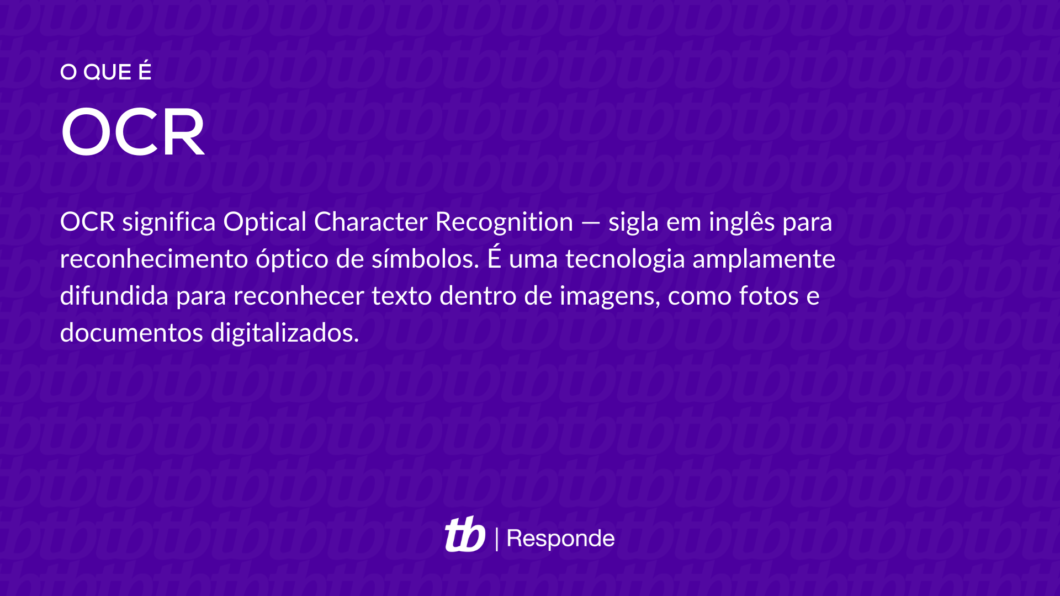
#> input picture img/teste03.png, 1060 x 596 px, found by its file name
$ python thresholding.py
#> lines starting #> are read from the running program, lines starting #| are printed output that depends on the picture; after the words box and inside, x2 and y2 are one past the last pixel; in counts of white or black regions, pixels touching at a corner belong together
### PreProcessing/ocr_module.py
from pathlib import Path
import cv2
import numpy as np


def view_image(img):
    cv2.imshow("sample", img)
    cv2.waitKey(2000)


def filepath(list):
    temp = Path.home()
    for i in list:
        temp = Path(temp, i)
    return str(temp)


def read_image(path):
    return cv2.imread(path)
#> returned value is the input picture: shape (596, 1060, 3); mean B, G, R 162.3, 11.4, 83.2


def gray_escale(img):
    print("Escala de cinza")
    return cv2.cvtColor(img, cv2.COLOR_BGR2GRAY)
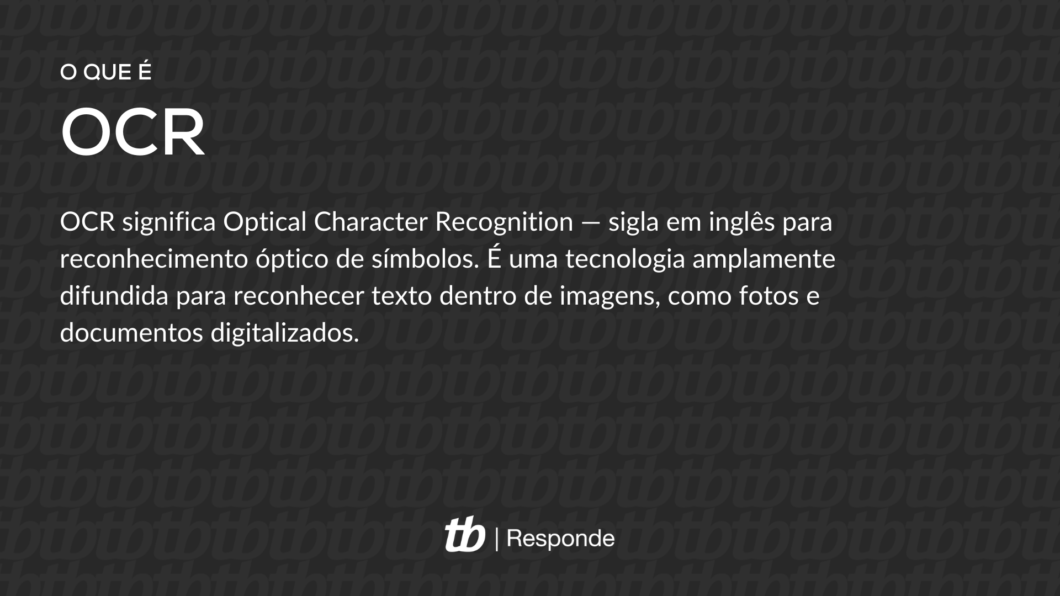
#> returned value: shape (596, 1060); min 40, max 255, mean 49.8


def medium_blur(img):
    return cv2.blur(img, (5, 5))


def gaussian_blur(img):
    return cv2.GaussianBlur(img, (5, 5), 0)


def median_blur(img):
    return cv2.medianBlur(img, 3)


def bilateral_blur(img):
    return cv2.bilateralFilter(img, 15, 55, 45)


def color_invert(img):
    print("Inversão de cores")
    return 255 - img
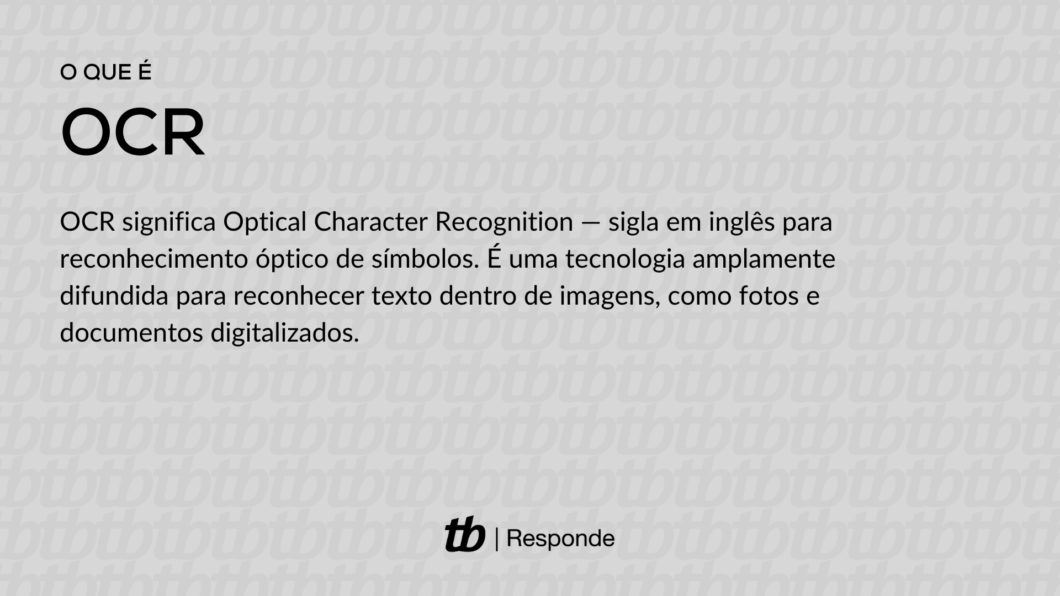
#> returned value: shape (596, 1060); min 0, max 215, mean 205.2


def redimension(img, w, h):
    print("Redimensionamento de imagem")
    return cv2.resize(img, (w, h))


# [12 lines left out: functions min_redimension, max_redimension, not called in this run]


def simple_thresholding(img, thresh):
    print("limiarização simples")
    return cv2.threshold(img, thresh, 255, cv2.THRESH_BINARY)


def otsu_thresholding(img):
    print("limiarização simples com otsu")
    return cv2.threshold(img, 0, 255, cv2.THRESH_BINARY | cv2.THRESH_OTSU)


def adapt_thresholding(img):
    print("limiarização adaptativa")
    return cv2.adaptiveThreshold(
        img, 255, cv2.ADAPTIVE_THRESH_MEAN_C, cv2.THRESH_BINARY, 11, 9
    )


def gauss_thresholding(img):
    print('limiarização adaptativa gaussiana')
    return cv2.adaptiveThreshold(
        img, 255, cv2.ADAPTIVE_THRESH_GAUSSIAN_C, cv2.THRESH_BINARY, 11, 9
    )


def erosao(img):
    print("Erosão")
    return cv2.erode(img, np.ones((2, 2), np.uint8))


def dilatacao(img):
    print("Dilatação")
    return cv2.dilate(img, np.ones((3, 3), np.uint8))

### PreProcessing/thresholding.py
import ocr_module as mod

list = "Projetos-Python", "OCR", "img", "teste03.png"
path_img = mod.filepath(list)
print(path_img)

img = mod.read_image(path_img)
mod.view_image(img)

gray = mod.gray_escale(img)
mod.view_image(gray)

# inversão de cores
invert = mod.color_invert(gray)
mod.view_image(invert)

# limiarização simples
val, thresh = mod.simple_thresholding(invert, 127)
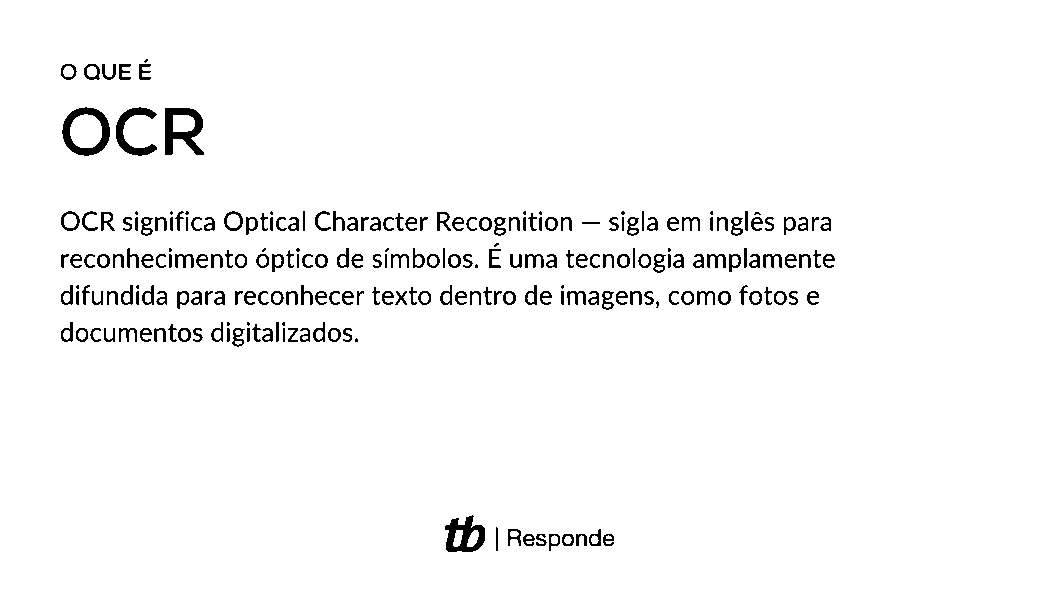
#> thresh: shape (596, 1060); 96.9% white; 230 black regions (25 under 20 px), largest, box (x1, y1, x2, y2) and area: (165, 108, 204, 155) 996, (62, 107, 110, 156) 949, (445, 515, 485, 552) 815
#> val = 127
mod.view_image(thresh)
print(val)
#| 127.0

# metodo de OTSU
val, otsu = mod.otsu_thresholding(invert)
#> otsu: shape (596, 1060); 96.9% white; 230 black regions (25 under 20 px), largest, box (x1, y1, x2, y2) and area: (165, 108, 204, 155) 994, (62, 107, 110, 156) 946, (445, 515, 485, 552) 813
#> val = 125
mod.view_image(otsu)
print(val)
#| 125.0

# limiarização adaptativa
adapt = mod.adapt_thresholding(invert)
#> in adapt_thresholding, `return cv2.adaptiveThreshold( img, 255, cv2.ADAPTIVE_THRESH_MEAN_C, cv..`:
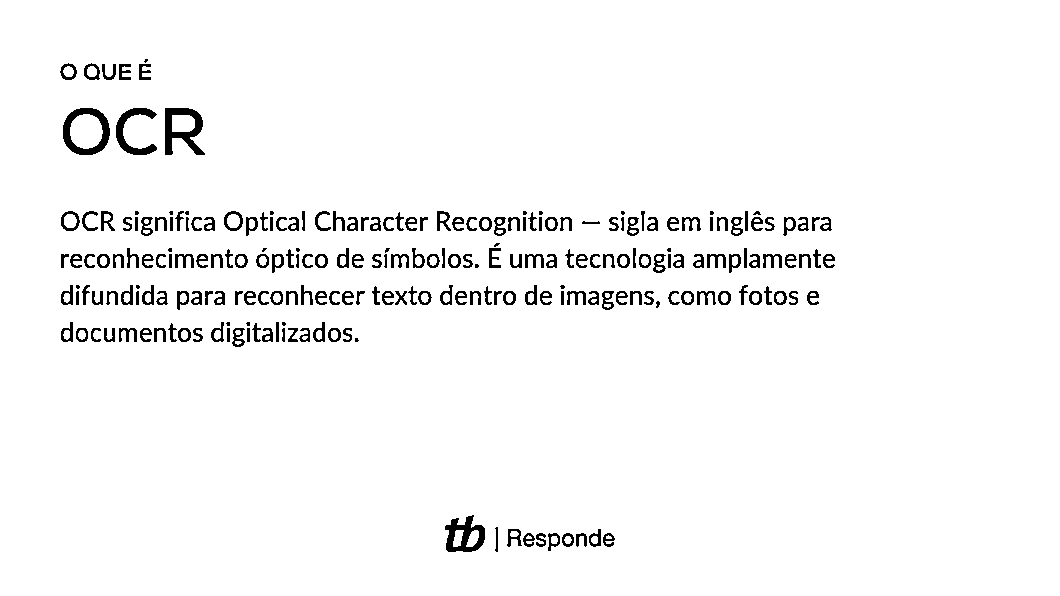
#> returned value: shape (596, 1060); 96.7% white; 230 black regions (23 under 20 px), largest, box (x1, y1, x2, y2) and area: (165, 108, 205, 155) 940, (63, 108, 110, 155) 894, (445, 515, 485, 552) 780
mod.view_image(adapt)

# limiarização adaptativa gaussiana
gauss = mod.gauss_thresholding(invert)
#> in gauss_thresholding, `return cv2.adaptiveThreshold( img, 255, cv2.ADAPTIVE_THRESH_GAUSSIAN_C..`:
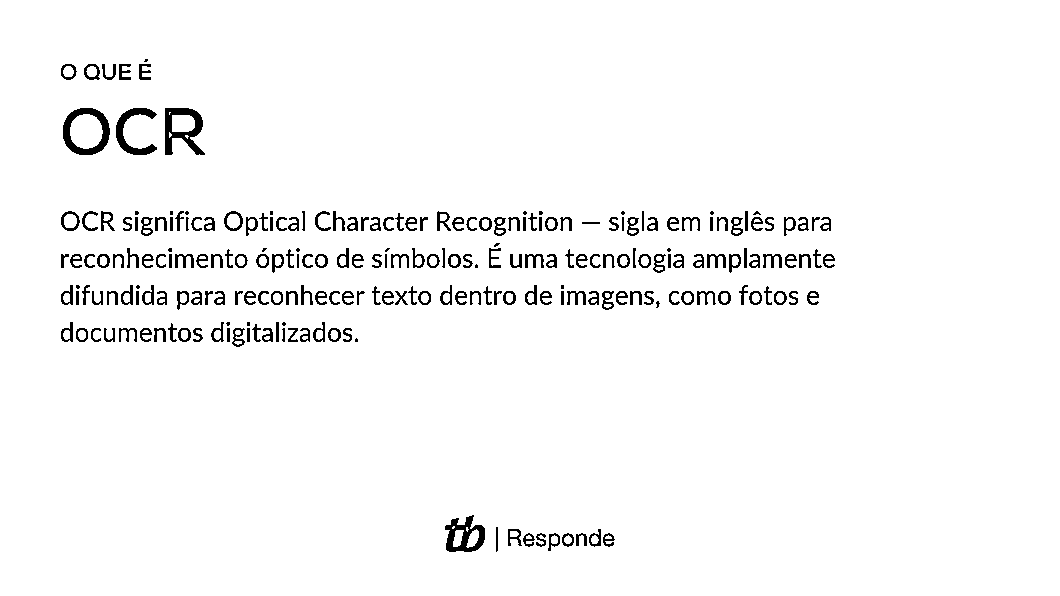
#> returned value: shape (596, 1060); 96.9% white; 230 black regions (25 under 20 px), largest, box (x1, y1, x2, y2) and area: (165, 108, 205, 155) 913, (63, 108, 110, 155) 889, (445, 515, 485, 552) 756
mod.view_image(gauss)
